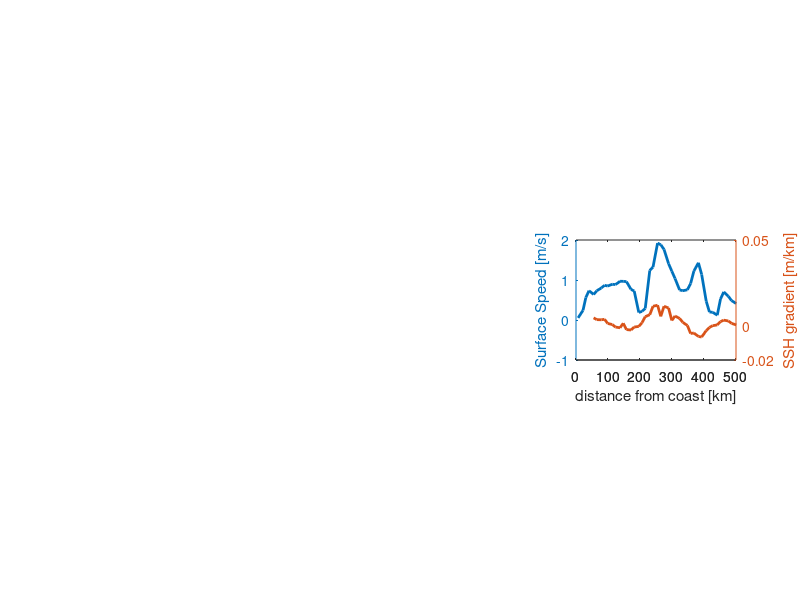

MATLAB code to generate this figure: (Note: this script raises an error after producing the figure.)
%plots figure 2 from Malan et. al. 2018
close all;clear all; clc;
load fig2.mat

%set up vector scale arrow
vec_scale_lon=29.75;
vec_scale_lat=-37.5;

	figure(1)
	axes('position', [.72,.4,.2,.2])
	[hAx,hLine1,hLine2]=plotyy(dist(1:50)/1000,plot_speed,dist(1:50)/1000,plot_SSH_grad)
	set(hLine1,'LineWidth',2);
	set(hLine2,'LineWidth',2);
	set(hAx,'xlim',[0,500]);
	set(hAx(1),'YLim',[-1 2])
	set(hAx(2),'YLim',[-0.02 0.05])
	set(hAx(1),'YTick',[-1:1:2])
	set(hAx(2),'YTick',[-0.02 0 0.05])
	xlabel('distance from coast [km]')
	ylabel('Surface Speed [m/s]')
	set(get(hAx(2),'Ylabel'),'String','SSH gradient [m/km]')

	hold on

	[ac_mag,ac_edge_ind]=findpeaks(plot_speed,'minpeakheight',0.55);
	[ssh_mag,ssh_grad_max]=findpeaks(plot_SSH_grad,'minpeakheight',0.005);

	if isempty(ac_edge_ind)
		ac_edge_ind=ssh_grad_max(1);
			   	plot(dist(ssh_grad_max(1))/1000,SSH_grad(ssh_grad_max(1)),'o','markersize',8,'markeredgecolor','k','markerfacecolor','c')
	elseif isempty(ssh_grad_max)
		plot(dist(ac_edge_ind)/1000,surf_speed(ac_edge_ind),'o','markersize',8,'markeredgecolor','k','markerfacecolor','g')
				ssh_grad_max=ac_edge_ind(1);
	else
	 plot(dist(ac_edge_ind)/1000,plot_speed(ac_edge_ind),'o','markersize',8,'markeredgecolor','k','markerfacecolor','g')
	 hold on
	 [ssh_mag,ssh_grad_max]=findpeaks(plot_SSH_grad,'minpeakheight',0.005);
	plot(dist(ssh_grad_max(1))/1000,plot_SSH_grad(ssh_grad_max(1)),'o','markersize',8,'markeredgecolor','k','markerfacecolor','c')
end
	ac_core_ind=nearestpoint(ssh_grad_max(1),ac_edge_ind);
	hold on
	h=vline((dist(ac_edge_ind(ac_core_ind))/1000))
	hold off

	axes('position', [.1,.05,.55,.9])
	m_proj('mercator','longitude',[18 30],'latitude', [-38 -33])
	m_pcolor(lon_s,lat_s,plot_temp)
	map=brewermap(24,'OrRd')
	colormap(map)
	shading interp
	colorbar('horiz','position',[.1,.2,.55,.01]);
	caxis([16 28])
	m_grid('box','on')
	m_gshhs_i('patch',[.7 .7 .7])
	hold on

	%or absolute surf currents
	m_vec(2,lon,lat,plot_utot,plot_vtot)
	hold on
	%plot scale vector
	m_vec(2,vec_scale_lon,vec_scale_lat,-1,0)
	m_text(28.75,-37.25,'1m/s')

	clevs=[0.1,0.2,0.3,0.4]
	 	[z,h]=m_contour(lon_s,lat_s,plot_ssh,clevs)
		clabel(z,h,0.2)
		hold on
		m_plot(lon(ac_edge_ind),lat(ac_edge_ind),'o','markersize',8,'markeredgecolor','k','markerfacecolor','g')
		m_plot(lon(ssh_grad_max(1)),lat(ssh_grad_max(1)),'o','markersize',6,'markeredgecolor','k','markerfacecolor','c')
	hold off



